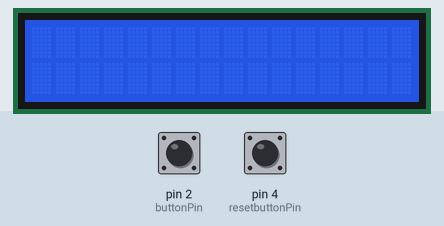
Recording of a sketch running on a simulated Arduino Uno, built with avr-gcc and run on an emulated ATmega328P. Parts: 16×2 character LCD. Inputs (shaded band) come from the test bench; at power-on: pin 2 (buttonPin) LOW, pin 4 (resetbuttonPin) LOW.

Above: at 1.2 s.
1.3 s: pin 2 (buttonPin) pulled HIGH for 0.15 s
At 2.3 s:
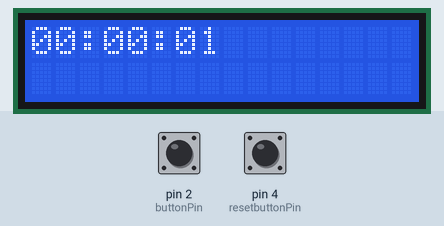
4.4 s: pin 4 (resetbuttonPin) pulled HIGH for 0.15 s
At 4.7 s:
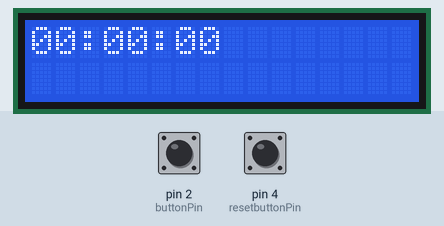
6.0 s: pin 2 (buttonPin) pulled HIGH for 1 s
At 8.8 s:
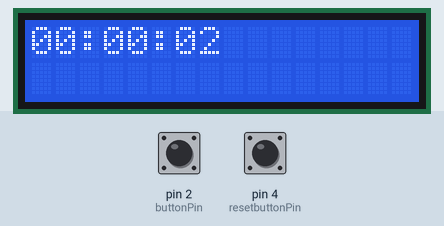
Timing chart, 0 to 10.3 s (numbered marks = the images above; inputs shaded):
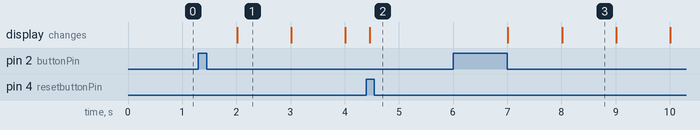

The sketch:

timer.ino
```cpp
#include <Wire.h>
#include <LiquidCrystal_I2C.h>

LiquidCrystal_I2C lcd(0x27, 16, 2);
const int buttonPin = 2;
const int resetbuttonPin = 4;
int buttonState = LOW;
int resetbuttonState = LOW;
int lastButtonState = LOW;
int lastResetButtonState = LOW;
unsigned long lastDebounceTime = 0;
unsigned long debounceDelay = 50;
unsigned long start = 0;
bool playing = false;
int hours = 0;
int minutes = 0;
int seconds = 0;
String Time = "";
String Hour = "";
String Minute = "";
String Second = "";
String Message = "";

void setup()
{
  lcd.init();
  lcd.backlight();
  pinMode(buttonPin, INPUT);
  pinMode(resetbuttonPin, INPUT);
  unsigned long start = millis();
  Serial.begin(9600);
}

void loop()
{
  if(Serial.available())
  {
    Message = Serial.readString();
    delay(1);
  }

  //start-stop button
  int reading = digitalRead(buttonPin);

  if (reading != lastButtonState) {
    lastDebounceTime = millis();
  }

  if ((millis() - lastDebounceTime) > debounceDelay) {
    if (reading != buttonState) {
      buttonState = reading;

      if (buttonState == HIGH) {
        playing = !playing;
      }
    }
  }
  lastButtonState = reading;


  //reset the timer button
  int readingReset = digitalRead(resetbuttonPin);

  if (readingReset != lastResetButtonState) {
    lastDebounceTime = millis();
  }

  if ((millis() - lastDebounceTime) > debounceDelay) {
    if (readingReset != resetbuttonState) {
      resetbuttonState = readingReset;

      if (resetbuttonState == HIGH) {
        Reset();
      }
    }
  }
  lastResetButtonState = readingReset;

  Tick();
}

void Reset()
{
  playing = false;
  hours = 0;
  seconds = 0;
  minutes = 0;
  PrintTime();
}

void PrintTime()
{
  lcd.clear();
  lcd.setCursor(0, 0);
  Time = FormatTime();
  lcd.print(Time);
  lcd.setCursor(0, 1);
  lcd.print(Message);
}

void Tick()
{
  if ((millis() - start) % 1000 == 0)
  {
    if (playing)
    {
      seconds++;

      if (seconds % 60 == 0)
      {
        minutes++;
        seconds = 0;

        if (minutes % 60 == 0)
        {
          hours++;
          minutes = 0;
        }
      }
      PrintTime();
    }
  }
}

String FormatTime()
{
  if  (  String(hours).length() == 1)
  {
    Hour = "0" + String(hours);
  }
  else
  {
    Hour = String(hours);
  }

  if (String(minutes).length() == 1)
  {
    Minute = "0" + String(minutes);
  }
  else
  {
    Minute = String(minutes);
  }

  if (String(seconds).length() == 1)
  {
    Second = "0" + String(seconds);
  }
  else
  {
    Second = String(seconds);
  }

  return Hour + ":" + Minute + ":" + Second;
}
```

Measured:
- after the input at 1.3 s, the display: changes after 0.71 s (image 1)
- after the input at 4.4 s, the display: changes after 0.06 s (image 2)
- after the input at 6.0 s, the display: first changes after 1.0 s (image 3 shows a later state)
- what the display in image 1 shows lasts 1.0 s, from 2.0 s to 3.0 s
